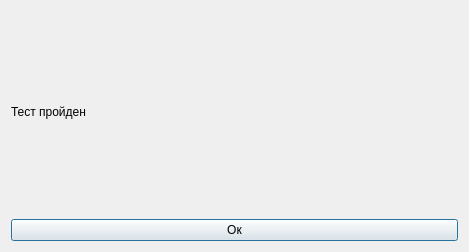
<?xml version="1.0" encoding="UTF-8"?>
<ui version="4.0">
 <class>Gamma_BDG_test</class>
 <widget class="QDialog" name="Gamma_BDG_test">
  <property name="geometry">
   <rect>
    <x>0</x>
    <y>0</y>
    <width>469</width>
    <height>252</height>
   </rect>
  </property>
  <property name="windowTitle">
   <string>Dialog</string>
  </property>
  <layout class="QVBoxLayout" name="verticalLayout">
   <item>
    <widget class="QLabel" name="label">
     <property name="text">
      <string>Тест пройден</string>
     </property>
    </widget>
   </item>
   <item>
    <widget class="QPushButton" name="pushButton">
     <property name="text">
      <string>Ок</string>
     </property>
    </widget>
   </item>
  </layout>
 </widget>
 <resources/>
 <connections/>
</ui>
